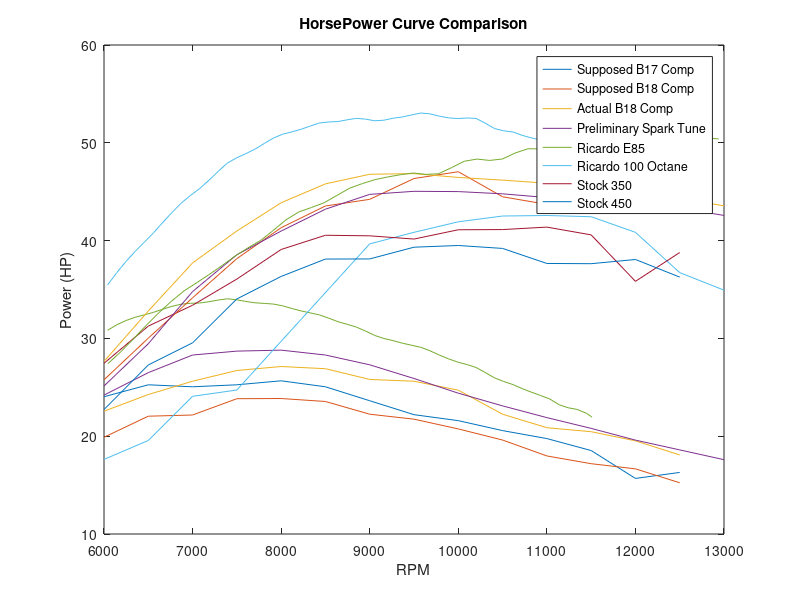

MATLAB code for this plot:

close
spark_tune = [
6000	22.5535
6500	24.2606
7000	25.6219
7500	26.7192
8000	27.1255
8500	26.9020
9000	25.8048
9500	25.6219
10000	24.7076
10500	22.249
11000	20.8674
11500	20.461
12000	19.5263
12500	18.0837];

Supposed_18Comp_Curve = [
6000	24.03454457
6500	25.25664005
7000	25.05295747
7500	25.25664005
8000	25.66400521
8500	25.05295747
9000	23.6271794
9500	22.20140134
10000	21.59035359
10500	20.57194069
11000	19.75721036
11500	18.53511488
12000	15.68355874
12500	16.29460649];

Supposed_17Comp_Curve = [
6000	15.43116946
6500	15.80753944
7000	18.06575936
7500	17.31301939
9000	23.14675419
9500	22.58219921
10000	22.01764422
10500	21.26490425
11000	20.32397928
11500	19.38305432
12000	17.87757437
12500	15.43116946
13000	14.1138745];

comp18_actual = [
6000	19.8921
6500	22.0458
7000	22.1678
7500	23.8339
8000	23.8542
8500	23.5494
9000	22.249
9500	21.7411
10000	20.7454
10500	19.6076
11000	17.9821
11500	17.1897
12000	16.6614
12500	15.2391];

Ricardo_E85 = [
6000	24.2
6500	26.5
7000	28.3
7500	28.7
8000	28.8
8500	28.3
9000	27.3
9500	25.9
10000	24.4
10500	23.1
11000	21.9
11500	20.8
12000	19.6
12500	18.6
13000	17.6];

Ricardo_100 = [
6000	22
6500	23.8
7000	26.1
7500	27
8000	26.9
8500	26.7
9000	26.1
9500	24.9
10000	23.64
10500	22.4
11000	21.2
11500	20.1
12000	19.1
12500	18.2
13000	17.2];

stock_2016 = [
%3889	18.117
%4033	18.194
%4176	18.328
%4320	18.487
%4464	18.615
%4607	18.867
%4751	19.175
%4895	19.493
%5020	19.876
%5182	20.325
%5326	20.848
%5469	21.449
%5613	22.035
%5757	22.635
%5900	23.262
6044	23.826
6188	24.289
6331	24.833
6475	25.403
6619	25.885
6762	26.255
6906	26.522
7050	26.604
7193	26.702
7337	26.825
7481	26.974
7624	27.041
7768	27.056
7912	27.246
8055	27.467
8199	27.498
8343	27.313
8486	27.154
8630	27.154
8774	27.154
8917	26.994
9061	26.799
9205	26.537
9348	26.260
9492	25.957
9636	25.490
9779	25.156
9923	25.120
10067	25.100
10210	24.864
10354	24.448
10498	24.186
10641	24.160
10785	24.052
10929	23.729
11072	23.477
11216	23.272
11360	23.072
11503	22.892
11647	22.738
11791	22.548
11934	22.271
12078	22.014
12222	21.747
12365	21.506
12509	21.341
12653	21.074
12796	20.736
12940	20.453
];


stock450 = [
% 4925, 25.66
% 5024, 25.42
% 5133, 26.00
% 5237, 26.49
% 5341, 27.14
% 5445, 27.65
% 5624, 28.21
% 5728, 28.82
% 5832, 29.50
% 5936, 30.20
6040, 30.83
6144, 31.39
6248, 31.83
6352, 32.16
6456, 32.41
6560, 32.67
6664, 32.99
6768, 33.28
6872, 33.50
6976, 33.59
7080, 33.62
7185, 33.75
7289, 33.92
7393, 34.05
7497, 33.95
7601, 33.78
7705, 33.64
7809, 33.58
7913, 33.51
8017, 33.33
8121, 33.06
8225, 32.81
8329, 32.61
8433, 32.40
8537, 32.07
8641, 31.71
8745, 31.44
8849, 31.16
8953, 30.75
9057, 30.30
9161, 29.99
9265, 29.77
9369, 29.51
9473, 29.30
9577, 29.09
9681, 28.73
9785, 28.30
9889, 27.91
9993, 27.58
1.010e+4, 27.32
1.020e+4, 27.03
1.030e+4, 26.53
1.041e+4, 25.96
1.051e+4, 25.60
1.062e+4, 25.27
1.072e+4, 24.87
1.082e+4, 24.52
1.093e+4, 24.16
1.103e+4, 23.82
1.114e+4, 23.21
1.124e+4, 22.91
1.134e+4, 22.74
1.145e+4, 22.33
1.151e+4, 21.95];

plot(Supposed_18Comp_Curve(:,1),Supposed_18Comp_Curve(:,2))
hold on
plot(comp18_actual(:,1),comp18_actual(:,2))
hold on
plot(spark_tune(:,1),spark_tune(:,2))
hold on
plot(Ricardo_E85(:,1),Ricardo_E85(:,2))
hold on
plot(stock450(:,1),stock450(:,2))

title('Torque Curve Comparison')
ylabel('Torque (ft-lbs)')
xlabel('RPM')
legend('Supposed B18 Comp', 'Actual B18 Comp', 'Preliminary Spark Tune','Ricardo E85','Stock 450') 
%%
close
plot(Supposed_17Comp_Curve(:,1),Supposed_17Comp_Curve(:,2).*Supposed_17Comp_Curve(:,1)/5252)
hold on
plot(Supposed_18Comp_Curve(:,1),Supposed_18Comp_Curve(:,2).*Supposed_18Comp_Curve(:,1)/5252)
hold on
plot(comp18_actual(:,1),comp18_actual(:,2).*comp18_actual(:,1)/5252)
hold on
plot(spark_tune(:,1),spark_tune(:,2).*spark_tune(:,1)/5252)
hold on
plot(Ricardo_E85(:,1),Ricardo_E85(:,2).*Ricardo_E85(:,1)/5252)
hold on
plot(Ricardo_100(:,1),Ricardo_100(:,2).*Ricardo_100(:,1)/5252)
hold on
plot(stock_2016(:,1),stock_2016(:,2).*stock_2016(:,1)/5252)
hold on
plot(stock450(:,1),stock450(:,2).*stock450(:,1)/5252)

title('HorsePower Curve Comparison')
ylabel('Power (HP)')
xlabel('RPM')
legend('Supposed B17 Comp','Supposed B18 Comp', 'Actual B18 Comp', 'Preliminary Spark Tune','Ricardo E85','Ricardo 100 Octane','Stock 350','Stock 450') 
%%
%hold on 
%plot(spark_tune(:,1),Load2Torque(spark_tune(:,2)).*spark_tune(:,1)/5252)


%Tmax_new = max(Load2Torque(spark_tune(:,2)))
%Hmax_new = max(Load2Torque(spark_tune(:,2)).*spark_tune(:,1)/5252)